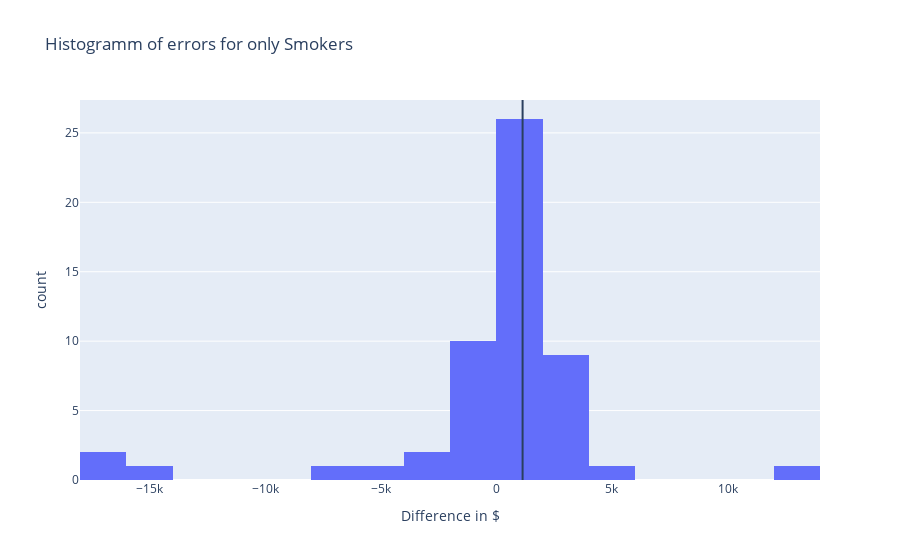

Here is the notebook cell this chart was saved with:
### Code cell
smoker_hist = px.histogram(
    results_smoker, x="dif", title="Histogramm of errors for only Smokers"
)
smoker_hist.update_xaxes(title="Difference in $")
smoker_hist.add_vline(results_smoker.dif.median())
smoker_hist.show()

### Figure 1 — Plotly figure (JSON) as saved in the notebook; plotly's stock layout.template omitted (floating-point values rounded to 4 significant figures)
{"data": [{"alignmentgroup": "True", "bingroup": "x", "hovertemplate": "dif=%{x}<br>count=%{y}<extra></extra>", "legendgroup": "", "marker": {"color": "#636efa", "pattern": {"shape": ""}}, "name": "", "offsetgroup": "", "orientation": "v", "showlegend": false, "type": "histogram", "x": [-2147.0, 850.8, -329.8, -516.0, -661.3, 1239.0, 1955.0, 1699.0, 1467.0, 2037.0, 639.4, 2471.0, 609.6, -980.7, -535.5, -6393.0, 577.0, -1287.0, 1414.0, 3552.0, 657.5, -788.3, 1746.0, 1151.0, 2140.0, 1268.0, 12430.0, 2160.0, 1982.0, 1124.0, 1126.0, 2225.0, 51.6, 785.3, -1628.0, 690.1, 1804.0, 2403.0, 1367.0, -16090.0, -2592.0, 4531.0, 1551.0, 1438.0, 1250.0, 1448.0, 2331.0, 2843.0, -14280.0, -322.3, -5187.0, 1696.0, -400.0, -16520.0], "xaxis": "x", "yaxis": "y"}], "layout": {"barmode": "relative", "legend": {"tracegroupgap": 0}, "shapes": [{"type": "line", "x0": 1139.0, "x1": 1139.0, "xref": "x", "y0": 0, "y1": 1, "yref": "y domain"}], "title": {"text": "Histogramm of errors for only Smokers"}, "xaxis": {"anchor": "y", "domain": [0, 1], "title": {"text": "Difference in $"}}, "yaxis": {"anchor": "x", "domain": [0, 1], "title": {"text": "count"}}}}
